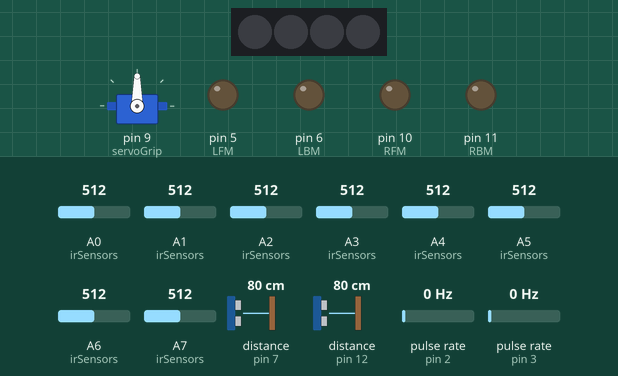
The sketch below on a simulated Arduino Nano, built with avr-gcc and run on an emulated ATmega328P. Parts: servo, 4 RGB LEDs in strip order, left to right, output pins drawn as LEDs (lit = HIGH). Wiring (inferred from the names in the program): 2 × ultrasonic range finder: trigger pin 4, echo pin 12 / trigger pin 8, echo pin 7; 2 × pulse sensor: data pin 2 / data pin 3; servo: signal pin 9. Dashed ring = blinking. The test bench sets the inputs (shaded band); at power-on: distance to the obstacle (sensors on pin 12, pin 7) 80 cm, pulse rate (sensors on pin 3, pin 2) 0 Hz, A0 (irSensors) = 512, A1 (irSensors) = 512, A2 (irSensors) = 512, A3 (irSensors) = 512, A4 (irSensors) = 512, A5 (irSensors) = 512, A6 (irSensors) = 512, A7 (irSensors) = 512. The echo pulse lasts 58.3 µs per cm; the strip is taken to match the declared colour order; servo pulses on a pin are drawn as a servo (544–2400 µs = 0–180°); pins used as bus, display or sensor lines are not drawn.

Above: at 1.3 s.
1.4 s: distance to the obstacle (sensor on pin 12) set to 25 cm
4.0 s: distance to the obstacle (sensor on pin 12) set to 20 cm
At 5.9 s:
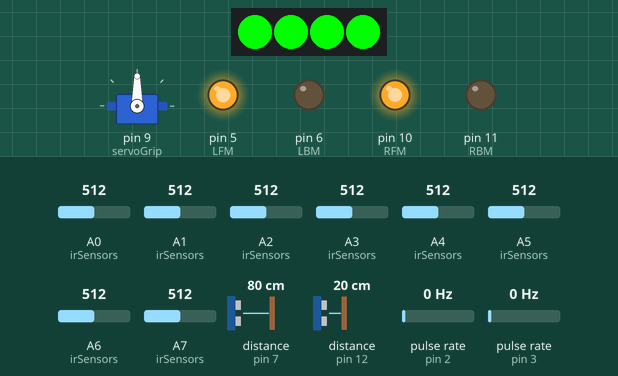
6.9 s: pulse rate (sensor on pin 3) set to 50 Hz
At 7.98 s:
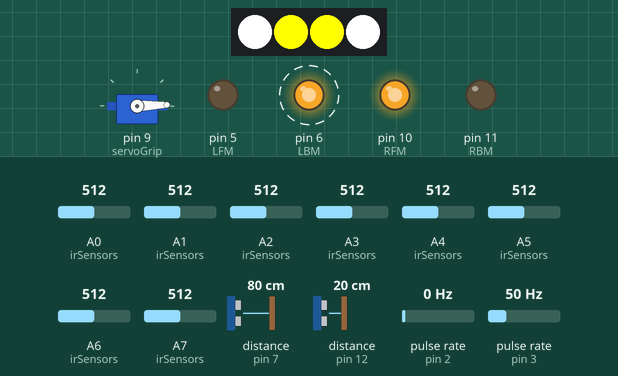
9.9 s: distance to the obstacle (sensor on pin 7) set to 32 cm
12.9 s: distance to the obstacle (sensor on pin 7) set to 28 cm
At 13.28 s:
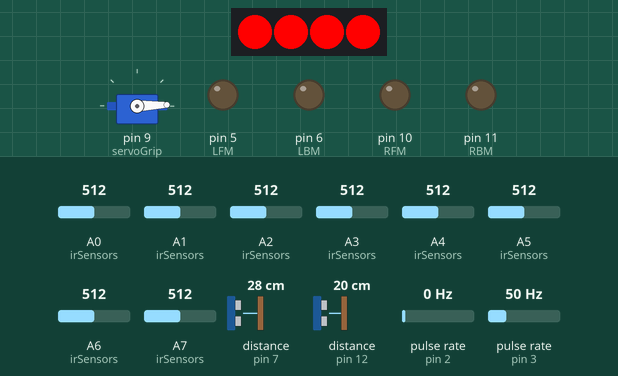
14.9 s: distance to the obstacle (sensor on pin 12) set to 13 cm
16.4 s: distance to the obstacle (sensor on pin 12) set to 10 cm
At 16.58 s:
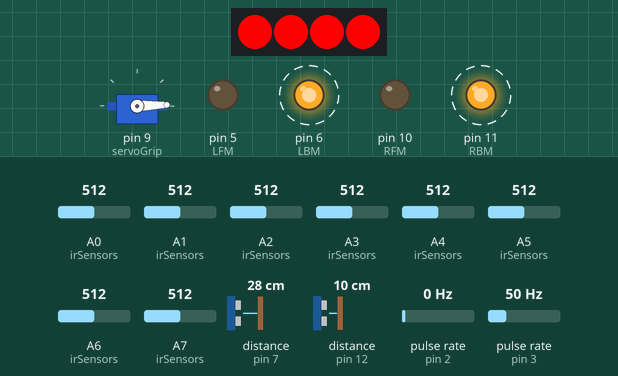
Timing chart, 0 to 20.4 s (numbered marks = the images above; inputs shaded):
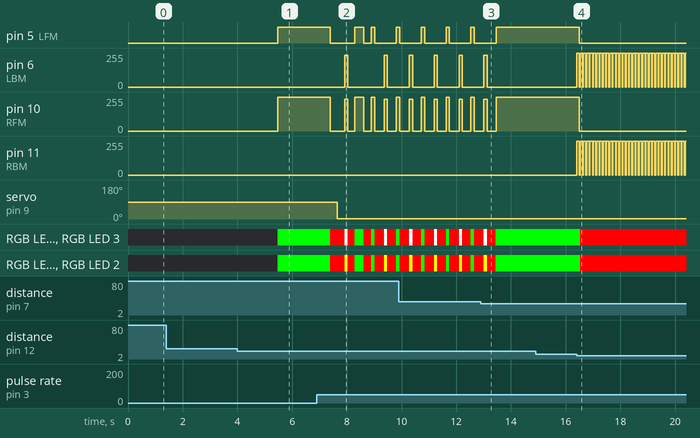

Measured:
- the behaviour switches between 24 and 23 cm on distance to the obstacle (sensor on pin 12) (found by bisection; images 0 and 1)
- the behaviour switches between 31 and 30 cm on distance to the obstacle (sensor on pin 7) (found by bisection; images 2 and 3)
- the behaviour switches between 12 and 11 cm on distance to the obstacle (sensor on pin 12) (found by bisection; images 3 and 4)
- after the input at 1.4 s, every drawn part: stays the same
- after the input at 4.0 s, pin 5 (LFM): LOW → HIGH after 1.5 s; pin 10 (RFM): 0/255 → 252/255 after 1.5 s; RGB LED 0–3: off → RGB(0, 255, 0) after 1.5 s
- after the input at 6.9 s, pin 5 (LFM): goes LOW 0.89 s, HIGH 0.33 s, LOW 0.27 s, HIGH 0.12 s, LOW 0.80 s, then HIGH, starting after 0.50 s; pin 6 (LBM): alternates 240/255 for 0.12 s and 0/255 for 1.3 s, starting after 1.0 s
- after the input at 12.9 s, pin 5 (LFM): goes on until 13.5 s, then stays HIGH; pin 6 (LBM): goes on until 13.1 s, then stays 0/255
- after the input at 14.9 s, every drawn part: stays the same
- after the input at 16.4 s, pin 5 (LFM): HIGH → LOW after 0.10 s; pin 6 (LBM): alternates 255/255 for 0.09 s and 0/255 for 0.03 s, starting at once; pin 10 (RFM): 252/255 → 0/255 after 0.10 s; pin 11 (RBM): alternates 252/255 for 0.09 s and 0/255 for 0.03 s, starting at once; RGB LED 0–3: RGB(0, 255, 0) → RGB(255, 0, 0) after 0.13 s

The sketch:

sketch_apr1a.ino
```cpp
// Include the Adafruit NeoPixel library
#include <Adafruit_NeoPixel.h>

// Define pin mappings for motors
#define LFM 5   // Left Forward Motor A2
#define LBM 6   // Left Backward Motor A1
#define RFM 10  // Right Forward Motor B1
#define RBM 11  // Right Backward Motor B2

// Define pins for encoders
#define encoderRM 2     // Encoder Right Motor
#define encoderLM 3     // Encoder Left Motor
#define COUNTER_INTERVAL 7  // Interval for encoder counter update

// Define pins for ultrasonic sensors
#define frontTrig 4     // Ultrasonic sensor trigger front
#define frontEcho 12    // Ultrasonic sensor echo front
#define leftTrig 8      // Ultrasonic sensor trigger left
#define leftEcho 7      // Ultrasonic sensor echo left

// Define pin for servo used for the gripper
#define servoGrip 9

// Define analog pins for IR sensors
#define ir0 A0
#define ir1 A1
#define ir2 A2
#define ir3 A3
#define ir4 A4
#define ir5 A5
#define ir6 A6
#define ir7 A7

// Array to hold IR sensor pins
int irSensors[8] = {ir0, ir1, ir2, ir3, ir4, ir5, ir6, ir7};
// Array to store IR sensor readings
boolean irValues[8];

// Define servo pulse width limits
const int minPulseWidth = 500;   // Minimum pulse width for servo
const int maxPulseWidth = 2500;  // Maximum pulse width for servo

// Variables to store ultrasonic sensor readings
float distanceFront, distanceLeft;

// Flags for different states of the robot
bool waitingStart = true;
bool startSequence = false;
bool endDetected = false;

// Flag to track if the robot turned right recently
bool turnedRight = false;

// Variables to count encoder ticks
volatile int countRM = 0;
volatile int countLM = 0;

// Define the number of NeoPixel LEDs and the pin they are connected to
#define NUM_PIXELS 4
#define NEOPIN 13

// Define RGB colors using Adafruit_NeoPixel library
#define RED pixels.Color(255, 0, 0)
#define GREEN pixels.Color(0, 255, 0)
#define BLUE pixels.Color(0, 0, 255)
#define YELLOW pixels.Color(255, 255, 0)
#define WHITE pixels.Color(255, 255, 255)
#define OFF pixels.Color(0, 0, 0)

// Array to hold color values for NeoPixel LEDs
int colorValues[] = {0, 0, 0, 0, 0, 0};

// Initialize NeoPixel object with defined number of pixels and pin
Adafruit_NeoPixel pixels(NUM_PIXELS, NEOPIN, NEO_RGB + NEO_KHZ800);

// Setup function
void setup()
{
  Serial.begin(9600);

  // Set motor pins as outputs
  pinMode(LFM, OUTPUT);
  pinMode(LBM, OUTPUT);
  pinMode(RFM, OUTPUT);
  pinMode(RBM, OUTPUT);

  // Set gripper servo pin as output
  pinMode(servoGrip, OUTPUT);

  // this initialises the gripper
  for (int i = 0; i < 4; i++)
  {
    gripOpen();
  }

  gripOpen();

  // Initialize ultrasonic sensors pins
  pinMode(frontTrig, OUTPUT);
  pinMode(frontEcho, INPUT);
  pinMode(leftTrig, OUTPUT);
  pinMode(leftEcho, INPUT);

  // Initialize encoder pins
  pinMode(encoderRM, INPUT);
  pinMode(encoderLM, INPUT);

  // Attach interrupts for encoder pins
  attachInterrupt(digitalPinToInterrupt(encoderLM), updateLM, CHANGE);
  attachInterrupt(digitalPinToInterrupt(encoderRM), updateRM, CHANGE);

  // Initialize NeoPixel LEDs
  pixels.begin();

  // Turn off all NeoPixel LEDs
  lightsOff();
}

// Main loop function
void loop()
{
  // Code for awaiting the start;
  // If the robot sees an object in front of it, it starts
  if (waitingStart)
  {
    startLights(4);
    querySensors();

    if (distanceFront < 23) // If an object is detected in front
    {
      waitingStart = false; // Move to start sequence
      startSequence = true;
    }

    return wait(100);
  }

  // Start sequence:
  // The robot moves forward, picks up the stick, turns left, and moves forward
  if (startSequence)
  {
    wait(1300);

    moveForwardInTicks(50);
    wait(250);

    gripClose();
    wait(250);

    basicTurnLeft();
    wait(250);

    moveForwardInTicks(33);

    startSequence = false;

    return wait(250);
  }

  // End sequence:
  // The robot stops, opens the gripper, moves backward and closes the gripper
  if (endDetected)
  {
    moveStop();
    gripOpen();
    wait(150);

    moveBackwardInTicks(13);

    wait(150);
    gripClose();

    while (true); // End loop
  }

  // Main sequence:
  // The robot checks sensor readings and performs actions accordingly
  querySensors();

  if (distanceLeft > 30 && distanceLeft < 100) // If distance to left is within range
  {
    return turnLeft();
  }

  if (distanceLeft < 25 && distanceFront < 12) // If close to an obstacle on left and front
  {
    return turnRight();
  }

  if (distanceFront < 11) // If obstacle detected in front
  {
    return moveBackwardInTicks(10);
  }

  return moveForward();
}

// Function to stop all motor movement
void moveStop()
{
  resetCounters();
  stopLights();

  analogWrite(RFM, 0);
  analogWrite(LFM, 0);
  analogWrite(RBM, 0);
  analogWrite(LBM, 0);
}

// Function to move forward while maintaining distance from left wall
void moveForward()
{
  resetCounters();
  forwardLights();
  querySensors();

  if(distanceLeft > 9.2 && distanceLeft < 13) // If too far from left wall
  {
    forwardLights();
    analogWrite(RFM, 250);
    analogWrite(LFM, 255);
  }
  else if (distanceLeft < 7.2 || distanceLeft > 100) // If too close from left wall
  {
    forwardLights();
    analogWrite(RFM, 254);
    analogWrite(LFM, 255);
  }
  else // If in an acceptable range from left wall
  {
    forwardLights();
    analogWrite(RFM, 252);
    analogWrite(LFM, 255);
  }

  turnedRight = false;
  endDetected = allBlack();
}

// Function to move forward for a specified number of encoder ticks
void moveForwardInTicks(int ticks)
{
  forwardLights();
  resetCounters();

  while (countLM < ticks)
  {
    forwardLights();
    analogWrite(RFM, 252);
    analogWrite(LFM, 255);
  }

  turnedRight = false; // Reset turn flag
  endDetected = allBlack(); // Check if all IR sensors detect black

  moveStop();
}

// Function to move backward for a specified number of encoder ticks
void moveBackwardInTicks(int ticks)
{
  resetCounters();

  while (countLM < ticks)
  {
    analogWrite(RBM, 252);
    analogWrite(LBM, 255);
  }

  turnedRight = false; // Reset turn flag
  endDetected = allBlack(); // Check if all IR sensors detect black

  moveStop();

  gripClose();
}

// Function to turn right
void turnRight()
{
  resetCounters();
  turnLights();

  querySensors();
  moveStop();
  wait(150);

  if(distanceLeft < 7 || turnedRight) // If too close to left wall or recently turned right
  {
    turnLights();
    basicTurnRight();
    turnedRight = true; // Set turn flag
  }
  else // If adjusting to left wall is needed
  {
    turnLights();
    adjustToWall();
  }

  wait(150);

  querySensors();

  if (distanceFront > 15) // If enough space in front
  {
    wait(100);
    moveForwardInTicks(20);
  }

  return wait(150);
}

// Function to turn left
void turnLeft()
{
  resetCounters();
  leftLights();

  moveForwardInTicks(13);
  wait(350);

  basicTurnLeft();
  wait(150);

  querySensors();

  if (distanceFront > 25) // If enough space in front
  {
    moveForwardInTicks(13); // Move forward
  }

  turnedRight = false; // Reset turn flag

  return wait(150);
}

// Function to perform basic left turn
void basicTurnLeft()
{
  leftLights();
  moveStop();
  resetCounters();

  while (countLM < 12)
  {
    leftLights();
    analogWrite(RFM, 237);
    analogWrite(LBM, 240);
  }

  moveStop();
}

// Function to perform basic right turn
void basicTurnRight()
{
  turnLights();
  moveStop();
  resetCounters();

  while (countLM < 12)
  {
    turnLights();
    analogWrite(RBM, 237);
    analogWrite(LFM, 240);
  }

  moveStop();
}

// Function to adjust to left wall while turning right
void adjustToWall()
{
  moveStop();
  resetCounters();

  while (countRM < 10)
  {
    analogWrite(RBM, 220);
  }

  moveStop();
  resetCounters();

  while (countLM < 8)
  {
    analogWrite(RBM, 240);
    analogWrite(LBM, 255);
  }

  moveStop();
  resetCounters();

  while (countRM < 11)
  {
    analogWrite(RFM, 220);
  }

  moveStop();
  resetCounters();

  while (countLM < 9)
  {
    analogWrite(RFM, 240);
    analogWrite(LFM, 255);
  }

  moveStop();
  resetCounters();
}

// Function to send ultrasonic pulse and calculate distance
float pulse(int proxTrig, int proxEcho)
{
  digitalWrite(proxTrig, HIGH); // Send ultrasonic pulse
  delayMicroseconds(10); // Wait for pulse to settle
  digitalWrite(proxTrig, LOW);

  float duration_us = pulseIn(proxEcho, HIGH); // Measure pulse duration

  return duration_us * .017; // Convert duration to distance in cm
}

// Function to set servo angle
void setServoAngle(int angle, int servoPin)
{
  int pulseWidth = map(angle, 0, 180, minPulseWidth, maxPulseWidth); // Map angle to pulse width
  digitalWrite(servoPin, HIGH); // Start the pulse
  delayMicroseconds(pulseWidth); // Wait for the pulse width
  digitalWrite(servoPin, LOW); // End the pulse
  delay(20); // Wait for servo to settle
}

// Function to get distance from front ultrasonic sensor
float getFrontDistance()
{
    return round(pulse(frontTrig, frontEcho) * 100.0) / 100.0; // Round and return distance in cm
}

// Function to get distance from left ultrasonic sensor
float getLeftDistance()
{
    return round(pulse(leftTrig, leftEcho) * 100.0) / 100.0; // Round and return distance in cm
}

// Function to query ultrasonic sensors
float querySensors()
{
  distanceLeft = getLeftDistance(); // Get left distance
  distanceFront = getFrontDistance(); // Get front distance
}

// Function to query IR sensors
void queryIRSensors()
{
  // Set irValues[] to the actual values of IR sensors
  for (int i = 0; i < 8; i++)
  {
    irValues[i] = analogRead(irSensors[i]) > 800;
  }
}

// Function to check if all IR sensors detect black
boolean allBlack()
{
  short sum = 0; // Initialize sum counter
  queryIRSensors(); // Query IR sensors

  // Count number of sensors detecting black
  for (int i = 0; i < 8; i++)
  {
    if (irValues[i])
    {
      sum++;
    }
  }

  return sum == 8; // Return true if all sensors detect black
}

// Interrupt service routine for updating left motor encoder count
void updateLM()
{
  static unsigned long timer; // Timer for encoder update interval
  static bool lastState; // Last state of encoder pin

  noInterrupts(); // Disable interrupts

  if (millis() > timer) // Check if update interval has passed
  {
    bool state = digitalRead(encoderLM); // Read current state of encoder pin

    if (state != lastState) // If state has changed
    {
       countLM++; // Increment left motor encoder count
       lastState = state; // Update last state
    }

    timer = millis() + COUNTER_INTERVAL; // Update timer for next interval
  }

  interrupts(); // Enable interrupts
}

// Interrupt service routine for updating right motor encoder count
void updateRM()
{
  static unsigned long timer; // Timer for encoder update interval
  static bool lastState; // Last state of encoder pin

  noInterrupts(); // Disable interrupts

  if (millis() > timer) // Check if update interval has passed
  {
    bool state = digitalRead(encoderRM); // Read current state of encoder pin

    if (state != lastState) // If state has changed
    {
       countRM++; // Increment right motor encoder count
       lastState = state; // Update last state
    }

    timer = millis() + COUNTER_INTERVAL; // Update timer for next interval
  }

  interrupts(); // Enable interrupts
}

// Function to reset encoder counters
void resetCounters()
{
  countRM = 0;
  countLM = 0;
}

// Function to open gripper
void gripOpen()
{
  setServoAngle(90, servoGrip); // Set servo angle to open gripper
}

// Function to close gripper
void gripClose()
{
  setServoAngle(2, servoGrip); // Set servo angle to close gripper
}

// Function to wait for a specified amount of time
void wait(int timeToWait)
{
  long time = millis(); // Get current time

  while (millis() < time + timeToWait) // Wait until specified time has passed
      ;
}

// Function to set specific LEDs to represent left movement
void leftLights()
{
  pixels.setPixelColor(0, WHITE);
  pixels.setPixelColor(1, YELLOW);
  pixels.setPixelColor(2, YELLOW);
  pixels.setPixelColor(3, WHITE);
  pixels.show(); // Update LEDs with new colors
}

// Function to set all LEDs to represent turning movement
void turnLights()
{
  pixels.setPixelColor(0, YELLOW);
  pixels.setPixelColor(1, WHITE);
  pixels.setPixelColor(2, WHITE);
  pixels.setPixelColor(3, YELLOW);
  pixels.show(); // Update LEDs with new colors
}

// Function to set all LEDs to represent stopped movement
void stopLights()
{
  pixels.setPixelColor(0, RED);
  pixels.setPixelColor(1, RED);
  pixels.setPixelColor(2, RED);
  pixels.setPixelColor(3, RED);
  pixels.show(); // Update LEDs with new colors
}

// Function to set specific LED to represent starting movement
void startLights(int lightNR)
{
  pixels.setPixelColor(lightNR, BLUE);
  pixels.show(); // Update LEDs with new colors
}

// Function to set all LEDs to represent forward movement
void forwardLights()
{
  pixels.setPixelColor(0, GREEN);
  pixels.setPixelColor(1, GREEN);
  pixels.setPixelColor(2, GREEN);
  pixels.setPixelColor(3, GREEN);
  pixels.show(); // Update LEDs with new colors
}

// Function to set all LEDs to represent normal state
void normalLights()
{
  pixels.setPixelColor(0, WHITE);
  pixels.setPixelColor(1, WHITE);
  pixels.setPixelColor(2, WHITE);
  pixels.setPixelColor(3, WHITE);
  pixels.show(); // Update LEDs with new colors
}

// Function to set all LEDs to be turned off
void lightsOff()
{
  pixels.setPixelColor(0, OFF);
  pixels.setPixelColor(1, OFF);
  pixels.setPixelColor(2, OFF);
  pixels.setPixelColor(3, OFF);
  pixels.show(); // Update LEDs with new colors
}
```
